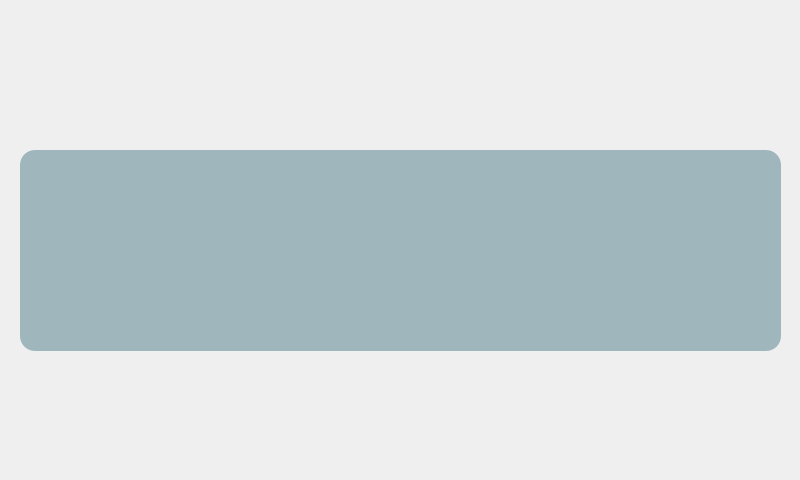
<?xml version="1.0" encoding="UTF-8"?>
<ui version="4.0">
 <class>Mobsat</class>
 <widget class="QWidget" name="Mobsat">
  <property name="geometry">
   <rect>
    <x>0</x>
    <y>0</y>
    <width>800</width>
    <height>480</height>
   </rect>
  </property>
  <property name="windowTitle">
   <string>Form</string>
  </property>
  <widget class="QLabel" name="lytmbs">
   <property name="geometry">
    <rect>
     <x>0</x>
     <y>-10</y>
     <width>800</width>
     <height>480</height>
    </rect>
   </property>
   <property name="styleSheet">
    <string notr="true">#lytmbs
{
background-color: trasparent;
background: none;
border: none;
background-repeat: none;
border-image: url(:/mbspage/mbsPage.png);
}</string>
   </property>
   <property name="text">
    <string/>
   </property>
  </widget>
  <widget class="QPushButton" name="mbsCmdBtn">
   <property name="geometry">
    <rect>
     <x>14</x>
     <y>2</y>
     <width>151</width>
     <height>94</height>
    </rect>
   </property>
   <property name="styleSheet">
    <string notr="true">#mbsCmdBtn
{
background-color: trasparent;
background: none;
border: none;
background-repeat: none;
border-image: url(:/mbspage/mbsCommandIcon.png);
}</string>
   </property>
   <property name="text">
    <string/>
   </property>
  </widget>
  <widget class="QPushButton" name="mbsSttsBtn">
   <property name="geometry">
    <rect>
     <x>220</x>
     <y>2</y>
     <width>151</width>
     <height>94</height>
    </rect>
   </property>
   <property name="styleSheet">
    <string notr="true">#mbsSttsBtn
{
background-color: trasparent;
background: none;
border: none;
background-repeat: none;
border-image: url(:/mbspage/mbsStatusIcon.png);
}</string>
   </property>
   <property name="text">
    <string/>
   </property>
  </widget>
  <widget class="QPushButton" name="mbsMbnBtn">
   <property name="geometry">
    <rect>
     <x>427</x>
     <y>2</y>
     <width>151</width>
     <height>94</height>
    </rect>
   </property>
   <property name="styleSheet">
    <string notr="true">#mbsMbnBtn
{
background-color: trasparent;
background: none;
border: none;
background-repeat: none;
border-image: url(:/mbspage/mbsMobinIcon.png);
}</string>
   </property>
   <property name="text">
    <string/>
   </property>
  </widget>
  <widget class="QPushButton" name="mbsPwrBtn">
   <property name="geometry">
    <rect>
     <x>634</x>
     <y>2</y>
     <width>151</width>
     <height>94</height>
    </rect>
   </property>
   <property name="styleSheet">
    <string notr="true">#mbsPwrBtn
{
background-color: trasparent;
background: none;
border: none;
background-repeat: none;
border-image: url(:/mbspage/mbsPowerIcon.png);
}</string>
   </property>
   <property name="text">
    <string/>
   </property>
  </widget>
  <widget class="QPushButton" name="mbsLvlBtn">
   <property name="geometry">
    <rect>
     <x>14</x>
     <y>365</y>
     <width>151</width>
     <height>93</height>
    </rect>
   </property>
   <property name="styleSheet">
    <string notr="true">#mbsLvlBtn
{
background-color: trasparent;
background: none;
border: none;
background-repeat: none;
border-image: url(:/mbspage/mbsLevelingIcon.png);
}</string>
   </property>
   <property name="text">
    <string/>
   </property>
  </widget>
  <widget class="QPushButton" name="mbsClrBtn">
   <property name="geometry">
    <rect>
     <x>220</x>
     <y>365</y>
     <width>151</width>
     <height>93</height>
    </rect>
   </property>
   <property name="styleSheet">
    <string notr="true">#mbsClrBtn
{
background-color: trasparent;
background: none;
border: none;
background-repeat: none;
border-image: url(:/mbspage/mbsCoolerIcon.png);
}</string>
   </property>
   <property name="text">
    <string/>
   </property>
  </widget>
  <widget class="QPushButton" name="mbsTmpBtn">
   <property name="geometry">
    <rect>
     <x>427</x>
     <y>365</y>
     <width>151</width>
     <height>94</height>
    </rect>
   </property>
   <property name="styleSheet">
    <string notr="true">#mbsTmpBtn
{
background-color: trasparent;
background: none;
border: none;
background-repeat: none;
border-image: url(:/mbspage/mbsTempIcon.png);
}</string>
   </property>
   <property name="text">
    <string/>
   </property>
  </widget>
  <widget class="QPushButton" name="mbsBackBtn">
   <property name="geometry">
    <rect>
     <x>634</x>
     <y>365</y>
     <width>151</width>
     <height>94</height>
    </rect>
   </property>
   <property name="styleSheet">
    <string notr="true">#mbsBackBtn
{
background-color: trasparent;
background: none;
border: none;
background-repeat: none;
border-image: url(:/mbspage/mbsBackIcon.png);
}</string>
   </property>
   <property name="text">
    <string/>
   </property>
  </widget>
  <widget class="QTextEdit" name="mbsTxtEdit">
   <property name="geometry">
    <rect>
     <x>20</x>
     <y>150</y>
     <width>761</width>
     <height>201</height>
    </rect>
   </property>
   <property name="font">
    <font>
     <family>Cambria</family>
     <weight>75</weight>
     <bold>true</bold>
    </font>
   </property>
   <property name="autoFillBackground">
    <bool>false</bool>
   </property>
   <property name="styleSheet">
    <string notr="true">#mbsTxtEdit
{
	background-color :rgb(159, 182, 189);
	border-radius: 15px ;
}
</string>
   </property>
   <property name="frameShape">
    <enum>QFrame::StyledPanel</enum>
   </property>
   <property name="frameShadow">
    <enum>QFrame::Sunken</enum>
   </property>
   <property name="verticalScrollBarPolicy">
    <enum>Qt::ScrollBarAlwaysOff</enum>
   </property>
   <property name="horizontalScrollBarPolicy">
    <enum>Qt::ScrollBarAlwaysOff</enum>
   </property>
   <property name="readOnly">
    <bool>true</bool>
   </property>
   <property name="html">
    <string>&lt;!DOCTYPE HTML PUBLIC &quot;-//W3C//DTD HTML 4.0//EN&quot; &quot;http://www.w3.org/TR/REC-html40/strict.dtd&quot;&gt;
&lt;html&gt;&lt;head&gt;&lt;meta name=&quot;qrichtext&quot; content=&quot;1&quot; /&gt;&lt;style type=&quot;text/css&quot;&gt;
p, li { white-space: pre-wrap; }
&lt;/style&gt;&lt;/head&gt;&lt;body style=&quot; font-family:'Cambria'; font-size:7.8pt; font-weight:600; font-style:normal;&quot;&gt;
&lt;p style=&quot; margin-top:12px; margin-bottom:12px; margin-left:0px; margin-right:0px; -qt-block-indent:0; text-indent:0px;&quot;&gt;&lt;span style=&quot; font-family:'MS Shell Dlg 2'; font-weight:400;&quot;&gt;&lt;br /&gt;&lt;/span&gt;&lt;/p&gt;&lt;/body&gt;&lt;/html&gt;</string>
   </property>
  </widget>
 </widget>
 <resources/>
 <connections/>
</ui>
